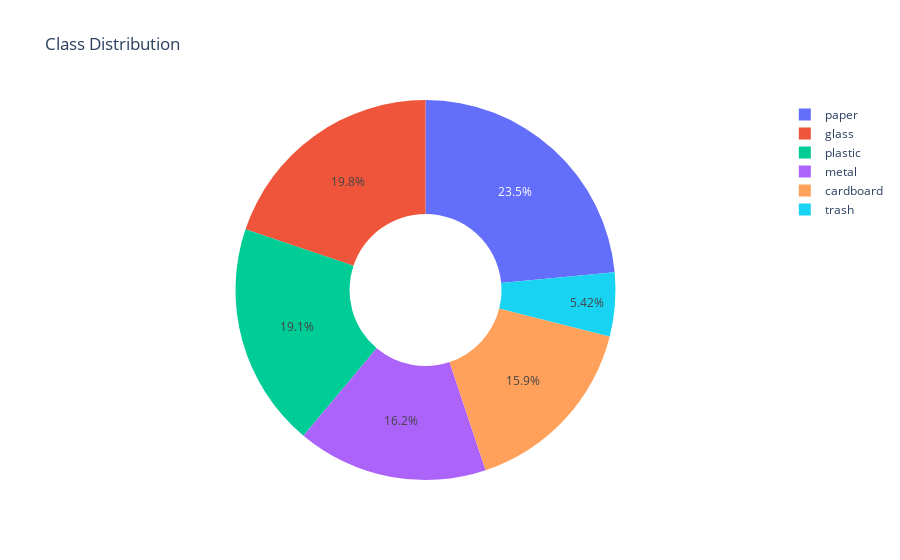

Notebook code for this chart:
### Code cell
# class distribution 
label_names = [list(labels_.keys())[list(labels_.values()).index(label)] for label in final_labels_data]

label_counts = pd.Series(label_names).value_counts()

fig = px.pie(
    values=label_counts.values,
    names=label_counts.index, 
    title="Class Distribution",
    hole=0.4  
)
fig.show()

### Figure 1 — Plotly figure (JSON) as saved in the notebook; plotly's stock layout.template omitted (floating-point values rounded to 4 significant figures)
{"data": [{"domain": {"x": [0, 1], "y": [0, 1]}, "hole": 0.4, "hovertemplate": "label=%{label}<br>value=%{value}<extra></extra>", "labels": ["paper", "glass", "plastic", "metal", "cardboard", "trash"], "legendgroup": "", "name": "", "showlegend": true, "type": "pie", "values": [1188, 1002, 964, 820, 806, 274]}], "layout": {"legend": {"tracegroupgap": 0}, "title": {"text": "Class Distribution"}}}
